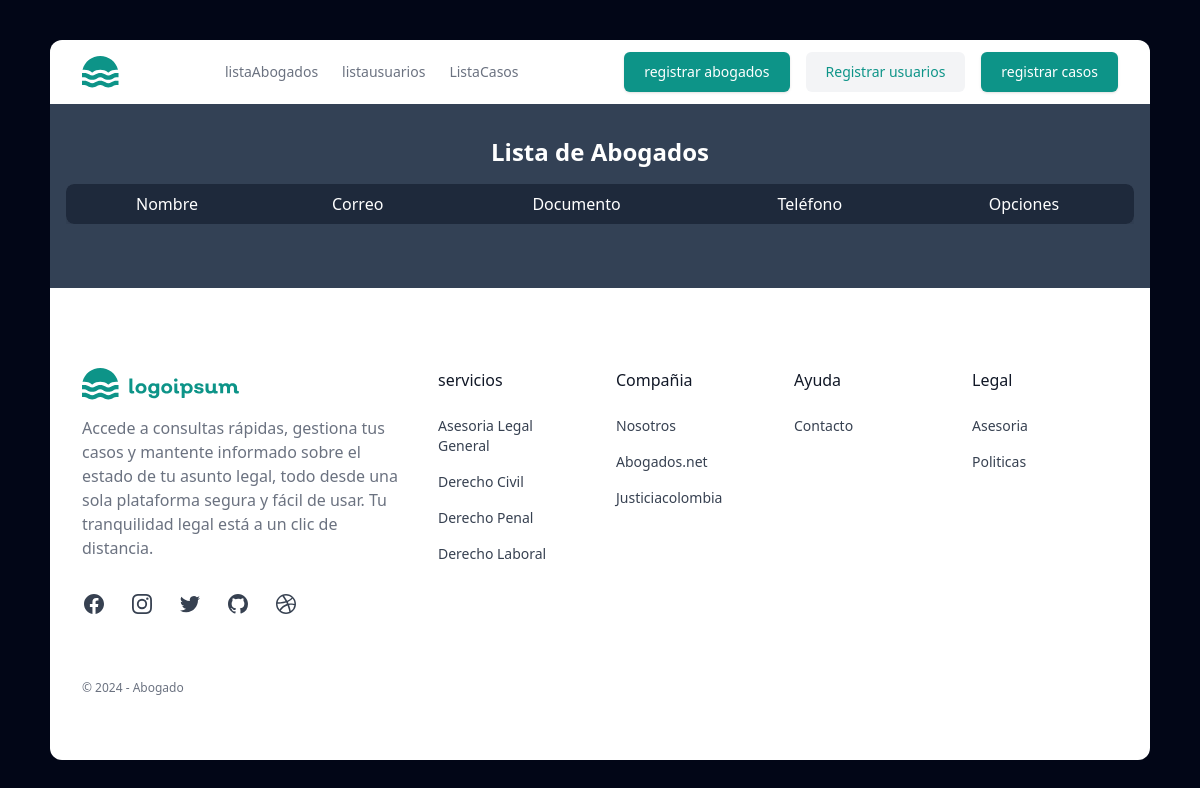
Before: /usuarios/lista-abogados/ with the older database file.
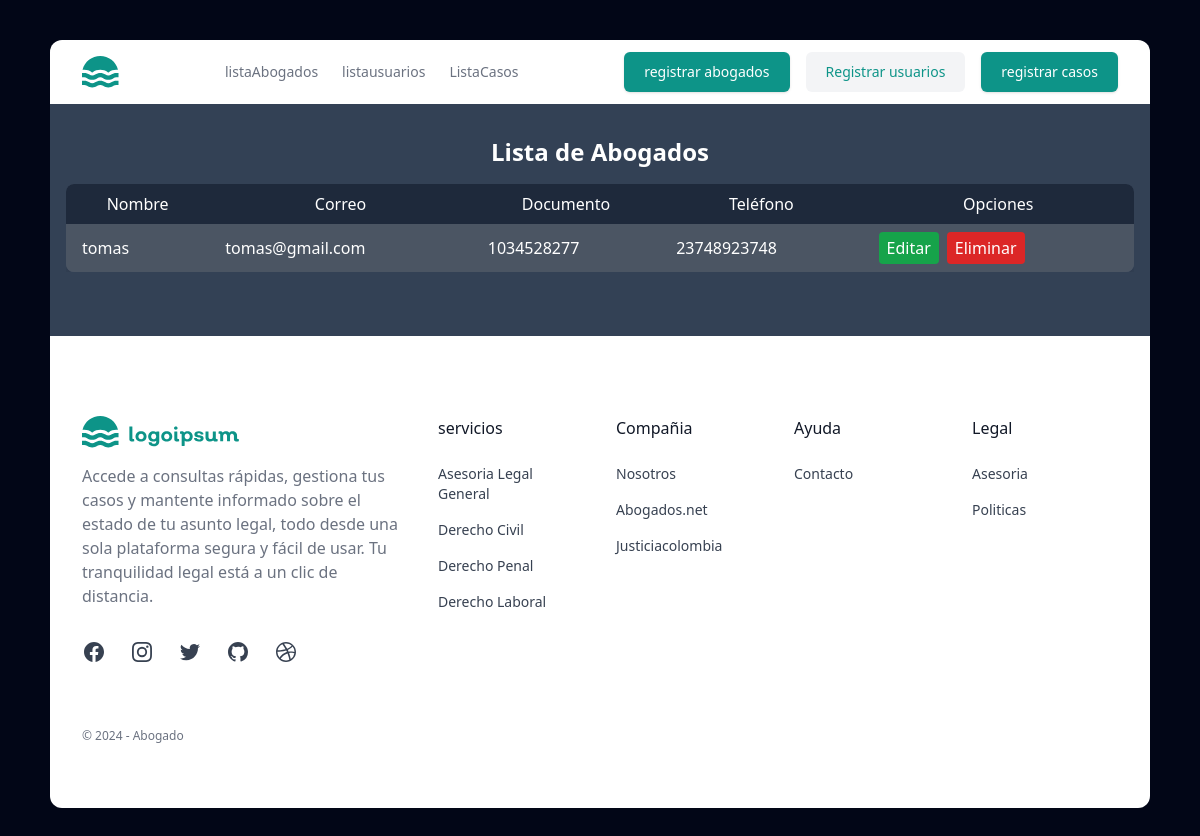
After: the same page with the newer database file.
### abogados/usuarios/models.py (models this page shows, shortened)
class Abogado(models.Model):
    nombre_abogado = models.CharField(max_length=255)
    correo_abogado = models.EmailField(unique=True)
    contrasena_abogado = models.CharField(max_length=128)
    documento_abogado = models.CharField(max_length=20, unique=True)
    telefono_abogado = models.CharField(max_length=15, blank=True, null=True)
    fecha_registro_abogado = models.DateTimeField(auto_now_add=True)

### abogados/usuarios/views.py (the view)
# urls.py: path('lista-abogados/', abogados, name='lista_abogados'),
def abogados(request):
    abogados = Abogado.objects.all()
    return render(request, 'listas/lista-lawyer.html', {'abogados': abogados})

### abogados/Templates/listas/lista-lawyer.html
{% extends 'base.html' %} {% load static %} {% block content%}
<section class="relative bg-slate-700 w-full py-8 p-4">
  <div class="flex flex-col w-full items-center content-center">
    <h1 class="text-2xl font-bold text-white mb-4">Lista de Abogados</h1>
    <div class="w-full overflow-x-auto">
      <table
        class="w-full table-auto bg-slate-600 shadow-lg rounded-lg overflow-hidden"
      >
        <thead class="bg-slate-800 text-white">
          <tr>
            <th class="px-4 py-2 font-medium">Nombre</th>
            <th class="px-4 py-2 font-medium">Correo</th>
            <th class="px-4 py-2 font-medium">Documento</th>
            <th class="px-4 py-2 font-medium">Teléfono</th>
            <th class="px-4 py-2 font-medium">Opciones</th>
          </tr>
        </thead>
        <tbody class="bg-gray-600 text-white">
          {% for a in abogados %}
          <tr class="hover:bg-slate-500">
            <td class="px-4 py-2">{{ a.nombre_abogado }}</td>
            <td class="px-4 py-2">{{ a.correo_abogado }}</td>
            <td class="px-4 py-2">{{ a.documento_abogado }}</td>
            <td class="px-4 py-2">{{ a.telefono_abogado }}</td>
            <td class="px-4 py-2 flex space-x-2">
              <a
                class="bg-green-600 text-white py-1 px-2 rounded hover:bg-green-700"
                href="/usuarios/edicion-abogado/{{a.documento_abogado}}"
                >Editar</a
              >
              <a
                class="bg-red-600 text-white py-1 px-2 rounded hover:bg-red-700"
                href="eliminar-abogado/{{a.documento_abogado}}"
                >Eliminar</a
              >
            </td>
          </tr>
          {% endfor %}
        </tbody>
      </table>
    </div>
  </div>
</section>
{% endblock %}

### abogados/Templates/base.html (shortened to what this page needs)
{% load static %}
<!DOCTYPE html>
<html lang="es">
  <head>
    <link href="{% static 'css/output.css' %}" rel="stylesheet" />
    <link href="{% static 'css/animacion.css' %}" rel="stylesheet" />
    <script src="https://cdn.tailwindcss.com"></script>
  </head>
  <body
    class="bg-slate-950 flex flex-col items-center w-full h-screen rounded-2xl"
  >
    <div class="w-11/12 my-10 rounded-xl overflow-x-hidden">
      <header class="bg-white dark:bg-gray-900">
        <div class="mx-auto max-w-screen-xl px-4 sm:px-6 lg:px-8">
          <div class="flex h-16 items-center justify-between">
            <div class="md:flex md:items-center md:gap-12">
              <a class="block text-teal-600 dark:text-teal-600" href="/">
              </a>
            </div>
            <div class="hidden md:block">
              <nav aria-label="Global">
                <ul class="flex items-center gap-6 text-sm">
                  <li>
                    <a
                      class="text-gray-500 transition hover:text-gray-500/75 dark:text-white dark:hover:text-white/75"
                      href="/usuarios/lista-abogados"
                    >
                      listaAbogados
                    </a>
                  </li>
                  <li>
                    <a
                      class="text-gray-500 transition hover:text-gray-500/75 dark:text-white dark:hover:text-white/75"
                      href="/usuarios/lista-usuarios"
                    >
                      listausuarios
                    </a>
                  </li>
                  <li>
                    <a
                      class="text-gray-500 transition hover:text-gray-500/75 dark:text-white dark:hover:text-white/75"
                      href="/usuarios/lista-casos/"
                    >
                      ListaCasos
                    </a>
                  </li>
                </ul>
              </nav>
            </div>
            <div class="flex items-center gap-4">
              <div class="sm:flex sm:gap-4">
                <a
                  class="rounded-md bg-teal-600 px-5 py-2.5 text-sm font-medium text-white shadow dark:hover:bg-teal-500"
                  href="/registrar-abogado"
                >
                  registrar abogados
                </a>
                <div class="hidden sm:flex">
                  <a
                    class="rounded-md bg-gray-100 px-5 py-2.5 text-sm font-medium text-teal-600 dark:bg-gray-800 dark:text-white dark:hover:text-white/75"
                    href="/registrar-usuarios"
                  >
                    Registrar usuarios
                  </a>
                </div>
                <div class="sm:flex sm:gap-4">
                  <a
                    class="rounded-md bg-teal-600 px-5 py-2.5 text-sm font-medium text-white shadow dark:hover:bg-teal-500"
                    href="/registrar-caso"
                  >
                    registrar casos
                  </a>
                </div>
              </div>
            </div>
          </div>
        </div>
      </header>
      <main class="bg-slate-700 pb-8">{% block content%} {% endblock %}</main>
      <footer class="bg-white dark:bg-gray-900 pt-4">
        <div
          class="mx-auto max-w-screen-xl space-y-8 px-4 py-16 sm:px-6 lg:space-y-16 lg:px-8"
        >
          <div class="grid grid-cols-1 gap-8 lg:grid-cols-3">
            <div>
              <div class="text-teal-600 dark:text-teal-300">
              </div>
              <p class="mt-4 max-w-xs text-gray-500 dark:text-gray-400">
                Accede a consultas rápidas, gestiona tus casos y mantente
                informado sobre el estado de tu asunto legal, todo desde una
                sola plataforma segura y fácil de usar. Tu tranquilidad legal
                está a un clic de distancia.
              </p>
              <ul class="mt-8 flex gap-6">
                <li>
                  <a
                    href="#"
                    rel="noreferrer"
                    target="_blank"
                    class="text-gray-700 transition hover:opacity-75 dark:text-gray-200"
                  >
                  </a>
                </li>
                <li>
                  <a
                    href="#"
                    rel="noreferrer"
                    target="_blank"
                    class="text-gray-700 transition hover:opacity-75 dark:text-gray-200"
                  >
                  </a>
                </li>
                <li>
                  <a
                    href="#"
                    rel="noreferrer"
                    target="_blank"
                    class="text-gray-700 transition hover:opacity-75 dark:text-gray-200"
                  >
                  </a>
                </li>
                <li>
                  <a
                    href="#"
                    rel="noreferrer"
                    target="_blank"
                    class="text-gray-700 transition hover:opacity-75 dark:text-gray-200"
                  >
                  </a>
                </li>
                <li>
                  <a
                    href="#"
                    rel="noreferrer"
                    target="_blank"
                    class="text-gray-700 transition hover:opacity-75 dark:text-gray-200"
                  >
                  </a>
                </li>
              </ul>
            </div>
            <div
              class="grid grid-cols-1 gap-8 sm:grid-cols-2 lg:col-span-2 lg:grid-cols-4"
            >
              <div>
                <p class="font-medium text-gray-900 dark:text-white">
                  servicios
                </p>
                <ul class="mt-6 space-y-4 text-sm">
                  <li>
                    <a
                      href="#"
                      class="text-gray-700 transition hover:opacity-75 dark:text-gray-200"
                    >
                      Asesoria Legal General
                    </a>
                  </li>
                  <li>
                    <a
                      href="#"
                      class="text-gray-700 transition hover:opacity-75 dark:text-gray-200"
                    >
                      Derecho Civil
                    </a>
                  </li>
                  <li>
                    <a
                      href="#"
                      class="text-gray-700 transition hover:opacity-75 dark:text-gray-200"
                    >
                      Derecho Penal
                    </a>
                  </li>
                  <li>
                    <a
                      href="#"
                      class="text-gray-700 transition hover:opacity-75 dark:text-gray-200"
                    >
                      Derecho Laboral
                    </a>
                  </li>
                </ul>
              </div>
              <div>
                <p class="font-medium text-gray-900 dark:text-white">
                  Compañia
                </p>
                <ul class="mt-6 space-y-4 text-sm">
                  <li>
                    <a
                      href="#"
                      class="text-gray-700 transition hover:opacity-75 dark:text-gray-200"
                    >
                      Nosotros
                    </a>
                  </li>
                  <li>
                    <a
                      href="#"
                      class="text-gray-700 transition hover:opacity-75 dark:text-gray-200"
                    >
                      Abogados.net
                    </a>
                  </li>
                  <li>
                    <a
                      href="#"
                      class="text-gray-700 transition hover:opacity-75 dark:text-gray-200"
                    >
                      Justiciacolombia
                    </a>
                  </li>
                </ul>
              </div>
              <div>
                <p class="font-medium text-gray-900 dark:text-white">Ayuda</p>
                <ul class="mt-6 space-y-4 text-sm">
                  <li>
                    <a
                      href="#"
                      class="text-gray-700 transition hover:opacity-75 dark:text-gray-200"
                    >
                      Contacto
                    </a>
                  </li>
                </ul>
              </div>
              <div>
                <p class="font-medium text-gray-900 dark:text-white">Legal</p>
                <ul class="mt-6 space-y-4 text-sm">
                  <li>
                    <a
                      href="#"
                      class="text-gray-700 transition hover:opacity-75 dark:text-gray-200"
                    >
                      Asesoria
                    </a>
                  </li>
                  <li>
                    <a
                      href="#"
                      class="text-gray-700 transition hover:opacity-75 dark:text-gray-200"
                    >
                      Politicas
                    </a>
                  </li>
                </ul>
              </div>
            </div>
          </div>
          <p class="text-xs text-gray-500 dark:text-gray-400">
            &copy; 2024 - Abogado
          </p>
        </div>
      </footer>
    </div>
  </body>
</html>

Changed rows visible on the page:
added Abogado: nombre_abogado "tomas", correo_abogado "tomas@gmail.com", documento_abogado "1034528277", telefono_abogado "23748923748"
